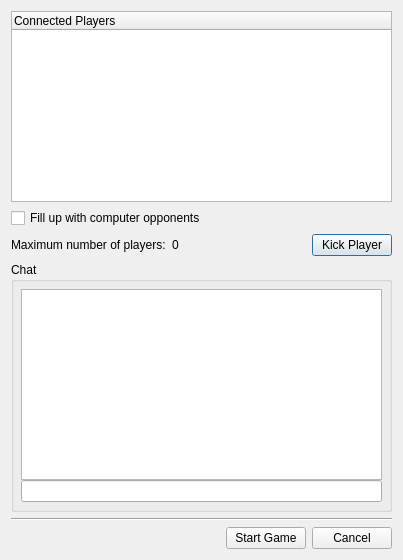
<ui version="4.0" >
 <class>startNetworkGameDialog</class>
 <widget class="QDialog" name="startNetworkGameDialog" >
  <property name="geometry" >
   <rect>
    <x>0</x>
    <y>0</y>
    <width>403</width>
    <height>560</height>
   </rect>
  </property>
  <property name="windowTitle" >
   <string>Start Network Game</string>
  </property>
  <layout class="QGridLayout" >
   <item row="0" column="0" >
    <widget class="QTreeWidget" name="treeWidget" >
     <column>
      <property name="text" >
       <string>Connected Players</string>
      </property>
     </column>
    </widget>
   </item>
   <item row="1" column="0" >
    <widget class="QCheckBox" name="checkBox_fillUpWithComputerOpponents" >
     <property name="text" >
      <string>Fill up with computer opponents</string>
     </property>
    </widget>
   </item>
   <item row="2" column="0" >
    <layout class="QHBoxLayout" >
     <property name="spacing" >
      <number>6</number>
     </property>
     <property name="leftMargin" >
      <number>0</number>
     </property>
     <property name="topMargin" >
      <number>0</number>
     </property>
     <property name="rightMargin" >
      <number>0</number>
     </property>
     <property name="bottomMargin" >
      <number>0</number>
     </property>
     <item>
      <widget class="QLabel" name="label" >
       <property name="text" >
        <string>Maximum number of players:</string>
       </property>
      </widget>
     </item>
     <item>
      <widget class="QLabel" name="label_maxPlayerNumber" >
       <property name="text" >
        <string>0</string>
       </property>
      </widget>
     </item>
     <item>
      <spacer>
       <property name="orientation" >
        <enum>Qt::Horizontal</enum>
       </property>
       <property name="sizeHint" >
        <size>
         <width>40</width>
         <height>20</height>
        </size>
       </property>
      </spacer>
     </item>
     <item>
      <widget class="QPushButton" name="pushButton_Kick" >
       <property name="text" >
        <string>Kick Player</string>
       </property>
      </widget>
     </item>
    </layout>
   </item>
   <item row="3" column="0" >
    <widget class="QGroupBox" name="groupBox" >
     <property name="title" >
      <string>Chat</string>
     </property>
     <layout class="QGridLayout" >
      <property name="leftMargin" >
       <number>7</number>
      </property>
      <property name="topMargin" >
       <number>7</number>
      </property>
      <property name="rightMargin" >
       <number>7</number>
      </property>
      <property name="bottomMargin" >
       <number>7</number>
      </property>
      <property name="horizontalSpacing" >
       <number>0</number>
      </property>
      <property name="verticalSpacing" >
       <number>0</number>
      </property>
      <item row="0" column="0" >
       <widget class="QTextBrowser" name="textBrowser_ChatDisplay" />
      </item>
      <item row="1" column="0" >
       <widget class="QLineEdit" name="lineEdit_ChatInput" />
      </item>
     </layout>
    </widget>
   </item>
   <item row="4" column="0" >
    <widget class="Line" name="line" >
     <property name="orientation" >
      <enum>Qt::Horizontal</enum>
     </property>
    </widget>
   </item>
   <item row="5" column="0" >
    <layout class="QHBoxLayout" >
     <property name="spacing" >
      <number>6</number>
     </property>
     <property name="leftMargin" >
      <number>0</number>
     </property>
     <property name="topMargin" >
      <number>0</number>
     </property>
     <property name="rightMargin" >
      <number>0</number>
     </property>
     <property name="bottomMargin" >
      <number>0</number>
     </property>
     <item>
      <spacer>
       <property name="orientation" >
        <enum>Qt::Horizontal</enum>
       </property>
       <property name="sizeHint" >
        <size>
         <width>181</width>
         <height>20</height>
        </size>
       </property>
      </spacer>
     </item>
     <item>
      <widget class="QPushButton" name="pushButton_startGame" >
       <property name="text" >
        <string>Start Game</string>
       </property>
      </widget>
     </item>
     <item>
      <widget class="QPushButton" name="pushButton_cancel" >
       <property name="text" >
        <string>Cancel</string>
       </property>
      </widget>
     </item>
    </layout>
   </item>
  </layout>
 </widget>
 <tabstops>
  <tabstop>treeWidget</tabstop>
  <tabstop>checkBox_fillUpWithComputerOpponents</tabstop>
  <tabstop>pushButton_Kick</tabstop>
  <tabstop>textBrowser_ChatDisplay</tabstop>
  <tabstop>lineEdit_ChatInput</tabstop>
  <tabstop>pushButton_startGame</tabstop>
  <tabstop>pushButton_cancel</tabstop>
 </tabstops>
 <resources/>
 <connections>
  <connection>
   <sender>pushButton_startGame</sender>
   <signal>clicked()</signal>
   <receiver>startNetworkGameDialog</receiver>
   <slot>accept()</slot>
   <hints>
    <hint type="sourcelabel" >
     <x>140</x>
     <y>213</y>
    </hint>
    <hint type="destinationlabel" >
     <x>75</x>
     <y>211</y>
    </hint>
   </hints>
  </connection>
  <connection>
   <sender>pushButton_cancel</sender>
   <signal>clicked()</signal>
   <receiver>startNetworkGameDialog</receiver>
   <slot>reject()</slot>
   <hints>
    <hint type="sourcelabel" >
     <x>235</x>
     <y>220</y>
    </hint>
    <hint type="destinationlabel" >
     <x>276</x>
     <y>163</y>
    </hint>
   </hints>
  </connection>
 </connections>
</ui>
